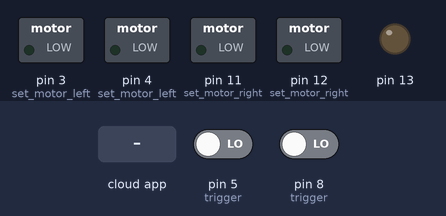
Recording of a sketch running on a simulated Arduino Uno, built with avr-gcc and run on an emulated ATmega328P. Shown: switched loads named in the sketch (green lamp = pin HIGH), output pins drawn as LEDs (lit = HIGH). The test bench sets the inputs (shaded band); at power-on: pin 5 (trigger) LOW, pin 8 (trigger) LOW. The ROS host is connected and sends only what is stated.

Above: at 1.2 s.
1.3 s: the phone or cloud app sets angular.z to -100
At 2.9 s:
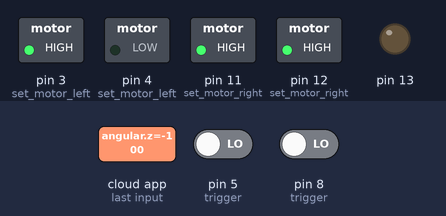
4.3 s: the phone or cloud app sets linear.x to -100
At 5.4 s:
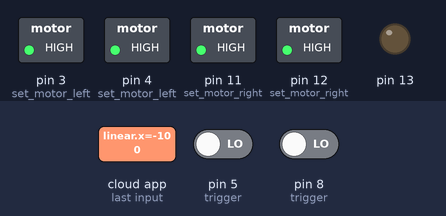
5.8 s: the phone or cloud app sets blink to 0
At 6.7 s:
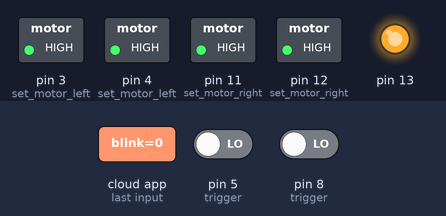
7.3 s: the phone or cloud app sets linear.x to 100
At 10.0 s:
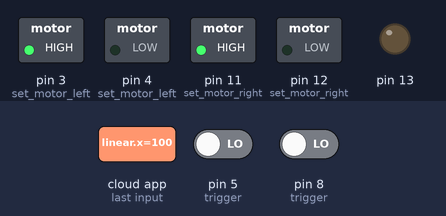
10.3 s: the phone or cloud app sets blink to 45
At 11.3 s:
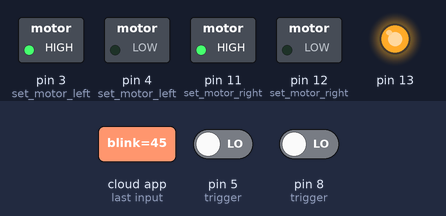
11.8 s: the phone or cloud app sets blink to 90
At 17.2 s:
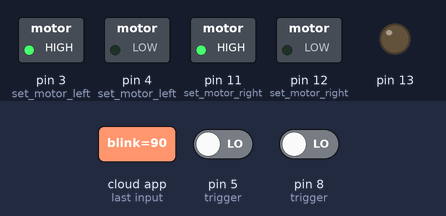
Timing chart, 0 to 17.8 s (numbered marks = the images above; inputs shaded):
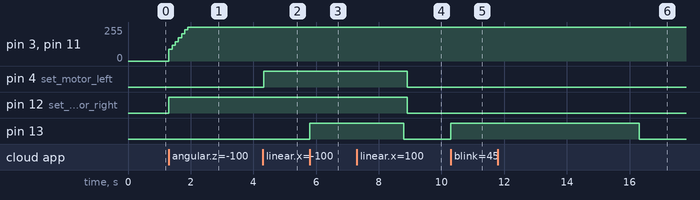

Measured:
- after the input at 1.3 s, pin 3 (set_motor_left), pin 11 (set_motor_right): moves from 0/255 to 255/255 over 0.61 s, starting at once; pin 12 (set_motor_right): LOW → HIGH at once
- after the input at 4.3 s, pin 4 (set_motor_left): LOW → HIGH at once
- after the input at 5.8 s, pin 13: LOW → HIGH at once
- after the input at 7.3 s, pin 4 (set_motor_left), pin 12 (set_motor_right): HIGH → LOW after 1.6 s
- after the input at 10.3 s, pin 13: LOW → HIGH at once
- after the input at 11.8 s, pin 13: HIGH → LOW after 4.5 s instead of 1.5 s

The sketch:

motorpid.ino
```cpp
/* Header
Author: Vincent Sieben
Date: April 9, 2020
Purpose: Motor Control for ECED3901 robots
*/
// DO NOT USE TIMER 0, used for delay and ROS functions

#include <ros.h>
#include <geometry_msgs/Twist.h>
#include <std_msgs/Int32.h>
#include <PID_v1.h>

#define wheel_radius 0.0325
#define wheel_axis 0.200
#define tick_to_rpm 1.9073486328125
#define pi 3.14159265359


// Global variables
ros::NodeHandle  nh;       //ROS node handle for pubs/subs.

// Motors
double omega_right_setpoint = 0.0;   //Right motor RPM setpoint
double omega_left_setpoint = 0.0;    //Left motor RPM setpoint
double omega_right_setpoint_abs = 0.0;   //Right motor RPM setpoint
double omega_left_setpoint_abs = 0.0;    //Left motor RPM setpoint

// Encoders
boolean dir_right_measured;  //Right motor direction from encoders
boolean dir_left_measured;   //Left motor direction from encoders
double omega_right_measured;  //Right motor RPM from encoders
double omega_left_measured;   //Left motor RPM from encoders
double omega_right_measured_abs;  //Right motor RPM from encoders
double omega_left_measured_abs;   //Left motor RPM from encoders
int right_temp_ticks;
int left_temp_ticks;
int32_t right_ticks = 0;
int32_t left_ticks = 0;
unsigned int past_PINB = 0x00;
unsigned int past_PIND = 0x00;

// PID
double Kp=2, Ki=10, Kd=0.02;
double right_pwm, left_pwm;
boolean rightResult, leftResult;
PID rightPID(&omega_right_measured_abs, &right_pwm, &omega_right_setpoint_abs, Kp, Ki, Kd, DIRECT);
PID leftPID(&omega_left_measured_abs, &left_pwm, &omega_left_setpoint_abs, Kp, Ki, Kd, DIRECT);

// Subscriber
// ROS message handling fxns/setups
void messageCb( const geometry_msgs::Twist& msg)
{
    omega_right_setpoint = ((msg.linear.x/wheel_radius) + ((msg.angular.z*wheel_axis)/(2*wheel_radius)))*30/pi;
    omega_left_setpoint = ((msg.linear.x/wheel_radius) - ((msg.angular.z*wheel_axis)/(2*wheel_radius)))*30/pi;
    omega_right_setpoint_abs = abs(omega_right_setpoint);
    omega_left_setpoint_abs = abs(omega_left_setpoint);
}
ros::Subscriber<geometry_msgs::Twist> sub("cmd_vel", &messageCb );


void LED_blink(const std_msgs::Int32& msg) {
  digitalWrite(13,HIGH);
  delay(3000);
  digitalWrite(13,LOW);
}
ros::Subscriber<std_msgs::Int32> sub1("blink", &LED_blink);

 //Publisher
std_msgs::Int32 rwheel_msg, lwheel_msg;        //Ticks
ros::Publisher rticks("rwheel", &rwheel_msg);
ros::Publisher lticks("lwheel", &lwheel_msg);


//Function declarations
void MCU_init();
void set_motor_right(int input_pwm);
void set_motor_left(int input_pwm);


//Interupt Service Routines
ISR(PCINT0_vect)
{
    if( (PINB & (1<<PB0)) && !(past_PINB & (1<<PB0)) ) //trigger on rising-edge only
    {
      if(PINB & (1<<PB1)){right_temp_ticks--;right_ticks--;}  //reverse
      else {right_temp_ticks++;right_ticks++;}                //forward
    }
    past_PINB = PINB;
}

ISR(PCINT2_vect)
{
    if( (PIND & (1<<PD5)) && !(past_PIND & (1<<PD5)) ) //trigger on rising-edge only
    {
      if(PIND & (1<<PD6)){left_temp_ticks--;left_ticks--;}  //reverse
      else {left_temp_ticks++;left_ticks++;}                //forward
    }
    past_PIND = PIND;
}

ISR(TIMER1_OVF_vect)
{
     //Calculate the RPM from the ticks over a fixed time window
     //16 MHz crystal / 8 = 2 MHz / 65536 counts = 30.52 Hz update rate
     //8 encoder ticks x 120 gear = 960 ticks per revolution, 1 RPM = 16 ticks/sec
     //2,000,000 / 1,048,576 = 1.9073... tick-to-rpm conv.
     omega_right_measured = (double)right_temp_ticks * tick_to_rpm;
     omega_left_measured = (double)left_temp_ticks * tick_to_rpm;
     omega_right_measured_abs = abs(omega_right_measured);
     omega_left_measured_abs = abs(omega_left_measured);
     //Reset temp tick counters for next measurement window
     right_temp_ticks = 0;
     left_temp_ticks = 0;
}


void setup()
{
        MCU_init();
        nh.initNode();
        nh.subscribe(sub);

        nh.advertise(rticks);
        nh.advertise(lticks);

        rightPID.SetMode(AUTOMATIC);//PID is set to automatic mode
        rightPID.SetSampleTime(100);//Set PID sampling frequency is 100ms
        leftPID.SetMode(AUTOMATIC);//PID is set to automatic mode
        leftPID.SetSampleTime(100);//Set PID sampling frequency is 100ms
        pinMode(13,OUTPUT);
        nh.subscribe(sub1);
}


void loop()
{
        rightResult=rightPID.Compute();//PID conversion is complete and returns 1
        leftResult=leftPID.Compute();//PID conversion is complete and returns 1

        if(rightResult)
        {
          if(omega_right_setpoint<0) {set_motor_right(-1*(int)right_pwm);}
          else {set_motor_right((int)right_pwm);}

          rwheel_msg.data = right_ticks;
          rticks.publish ( &rwheel_msg );
        }

        if(leftResult)
        {
          if(omega_left_setpoint<0) {set_motor_left(-1*(int)left_pwm);}
          else {set_motor_left((int)left_pwm);}

          lwheel_msg.data = left_ticks;
          lticks.publish ( &lwheel_msg );
        }
        nh.spinOnce();
        delay(1);
}


//Function implementations --------------------------------------------------------------------------
void MCU_init()
{
  //Set pin directions as inputs or outputs
        DDRB |= (1<<PB3) | (1<<PB4);            //PB3 = Output, Right PWM channel OC2A. PB4 = Output, Right direction.
        DDRD |= (1<<PD3) | (1<<PD4);            //PD3 = Output, Left PWM channel OC2B. PD4 = Output, Left direction.
        DDRB &= ~( (1<<PB0) | (1<<PB1) );       //PB0 = Input, Right Encoder A ch.  PB1 = Input, Right Encoder B ch.
        DDRD &= ~( (1<<PD5) | (1<<PD6) );       //PD5 = Input, Left Encoder A ch.  PD6 = Input, Left Encoder B ch.

  //Set the timer registers to PWM as desired
	TCNT2 = 0x00;				//Timer2 start at zero
	TCCR2A = 0x03;				//Timer2 Control Register A
                                                  //0xA3        //A & B clear on comp. non-inverting both channels
								//Mode 3: FastPWM + MAX limit
	TCCR2B = 0x02;				//Timer2 Control Register B,
                                                  //0x00        //Stop Timer2, no clock source
                                                  //0x02        //Set Timer2 clock source to clkI/O  / 8 prescaler
                                                                //16 MHz crystal / 8, 2 MHz / 256 counts = 7.81 kHz PWM
	OCR2A = 0;				//Timer2 Output Compare Register A, 8-bit
	OCR2B = 0;				//Timer2 Output Compare Register B, 8-bit

  //Set motor pin outputs to gnd or logic 0, 0 = off/forward, 1 = on/reverse
        PORTB &= ~((1 << PB3)|(1 << PB4));
        PORTD &= ~((1 << PD3)|(1 << PD4));

  //Set Timer 1 to monitor Encoders, interupt service routine uses
        TCNT1 = 0x00;				//Timer1 start at zero
	TCCR1A = 0x00;				//Timer1 Control Register A, normal mode
	TCCR1B = 0x02;  			//Timer1 Control Register B,
                                                  //0x00        //Stop Timer1, no clock source
                                                  //0x02        //Set Timer1 clock source to clkI/O  / 8 prescaler
                                                                //16 MHz crystal / 8 = 2 MHz / 65536 counts = 30.52 Hz update rate
                                                                //16 encoder ticks x 120 gear = 1920 ticks, at 2 RPM, 0.033 RPS
                                                                //1/0.033 ~ 30Hz, therefore, lowest speed is 2 RPM

  //Set Masks for Pin Change Interrupts
        cli();                                  //Disable interrupts while changing registers
        PCICR |= (1<<PCIE0) | (1<< PCIE2);      //Pin Change Interrupt Control Register
                                                //PB0 is PCINT0 on PCIE0, PD5 is PCINT21 on PCIE2
        PCMSK0 = (1<<PCINT0);                   //Pin Change Mask Register, PB0 only interrupt
        PCMSK2 = (1<<PCINT21);                  //Pin Change Mask Register, PD5 only interrupt
        TIMSK1 = (1<<TOIE1);                    //Enable timer1 overflow interrupt (TOIE1)
        sei();                                  //Enable interrupts after config.

}


void set_motor_right(int input_pwm)
{
        //Set direction from PWM input -255 to 255
        if (input_pwm < 0)
        {
            PORTB |= (1 << PB4);                //Set PB4 to 1, reverse
            input_pwm = -1*input_pwm;           //make positive for setting magnitude below
        }
        else
        {
            PORTB &= ~(1 << PB4);               //Set PB4 to 0, forward
        }

        //Bound PWM to 8-bits
        if (input_pwm > 255) {input_pwm = 255;}

        //Set PWM to counter compare regs.
        //Stop is special case of PWM=0
        if (input_pwm == 0)
  	{
  		TCCR2A &= ~((1 << COM2A1)|(1 << COM2A0)); //Clear bits to disconnect OC2A
                OCR2A = 0;
  		PORTB &= ~((1 << PB3));	        //Set Outputs to 0, B3 = 0;
  		//PORTB |= ((1 << PB3));	//Set Outputs to 1, B3 = 1;
  	}
        else
        {
                TCCR2A |= (1 << COM2A1);      //Set bits to connect OC2A to pin B3 and clear on compare match
                TCCR2A &= ~(1 << COM2A0);     //Set bits to connect OC2A to pin B3 and clear on compare match
                OCR2A = input_pwm;            //send pwm to compare reg
        }
}


void set_motor_left(int input_pwm)
{
        //Set direction from PWM input -255 to 255
        if (input_pwm < 0)
        {
            PORTD |= (1 << PD4);                //Set PD4 to 1, reverse
            input_pwm = -1*input_pwm;           //make positive for setting magnitude below
        }
        else
        {
            PORTD &= ~(1 << PD4);               //Set PD4 to 0, forward
        }

        //Bound PWM to 8-bitds
        if (input_pwm > 255) {input_pwm = 255;}

        //Set PWM to counter compare regs.
        //Stop is special case of PWM=0
        if (input_pwm == 0)
  	{
  		TCCR2A &= ~((1 << COM2B1)|(1 << COM2B0)); //Clear bits to disconnect OC2B
                OCR2B = 0;
  		PORTD &= ~((1 << PD3));	        //Set Outputs to 0, D3 = 0;
  		//PORTD |= ((1 << PD3));	//Set Outputs to 1, D3 = 1;
  	}
        else
        {
                TCCR2A |= (1 << COM2B1);      //Set bits to connect OC2B to pin D6 and clear on compare match
                TCCR2A &= ~(1 << COM2B0);     //Set bits to connect OC2B to pin D6 and clear on compare match
                OCR2B = input_pwm;            //send pwm to compare reg
        }
}
```
